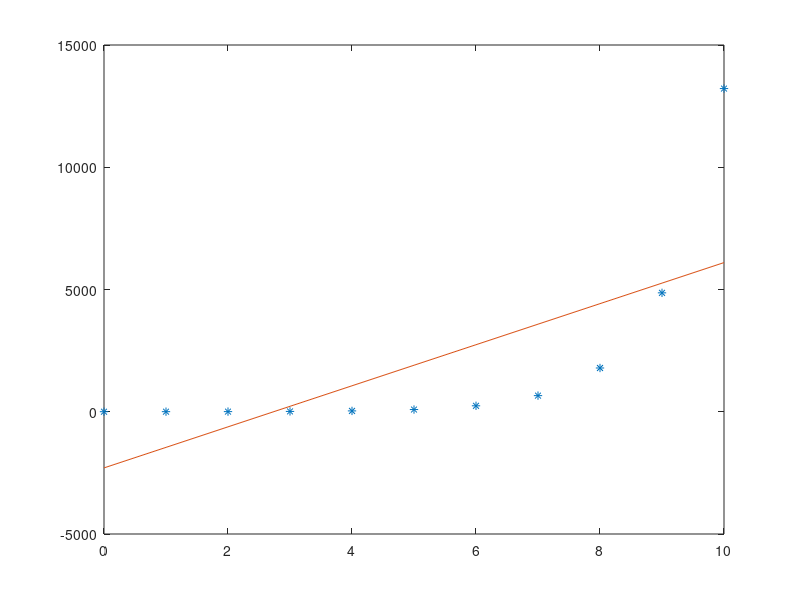

This chart was generated by the following MATLAB code:
x=[0:10];
y=3*exp(x)/5+1+rand(size(x));
plot(x,y,'*')
A =[sum(x.*x) sum(x);sum(x) size(x,2)]
B = [sum(x.*y);sum(y)]
plot(x,y);
SOL = A\B;
a = SOL(1,1);
b = SOL(2,1);
plot(x,y,'*',x,a*x+b)
